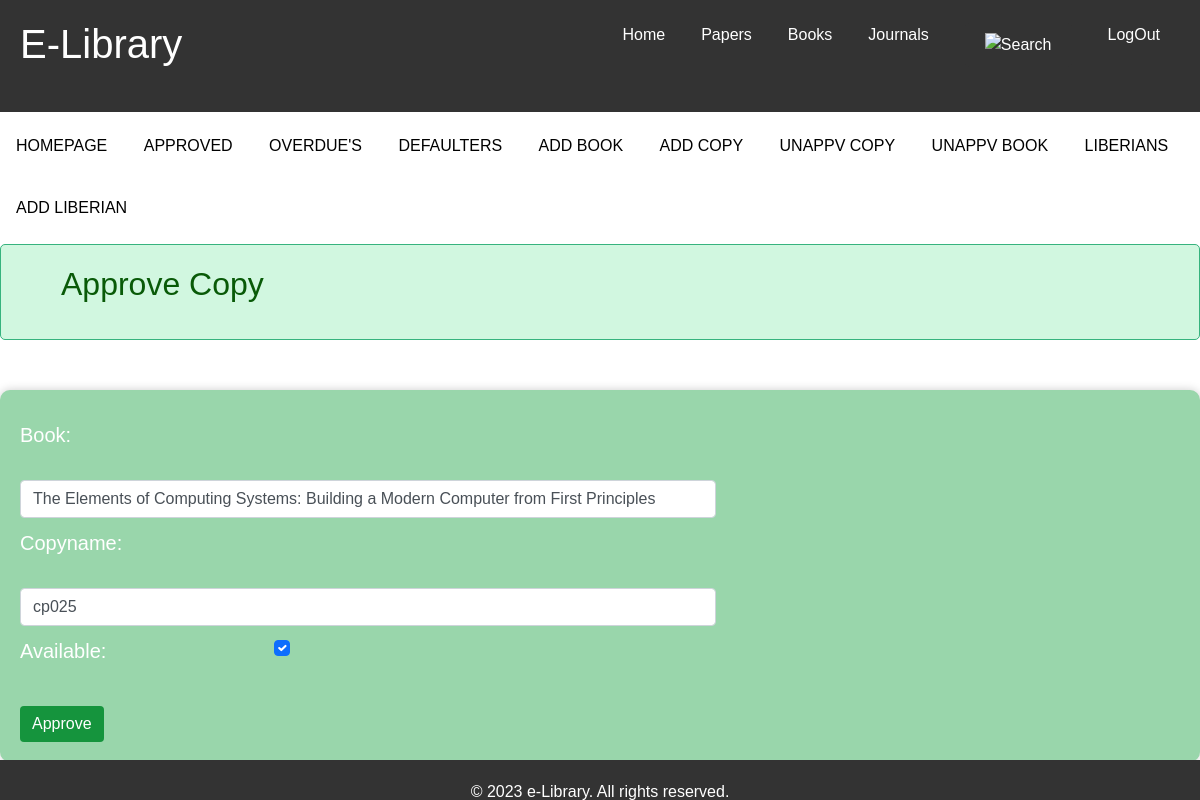
Before: /approvecopy/25 (signed in) with the older database file.
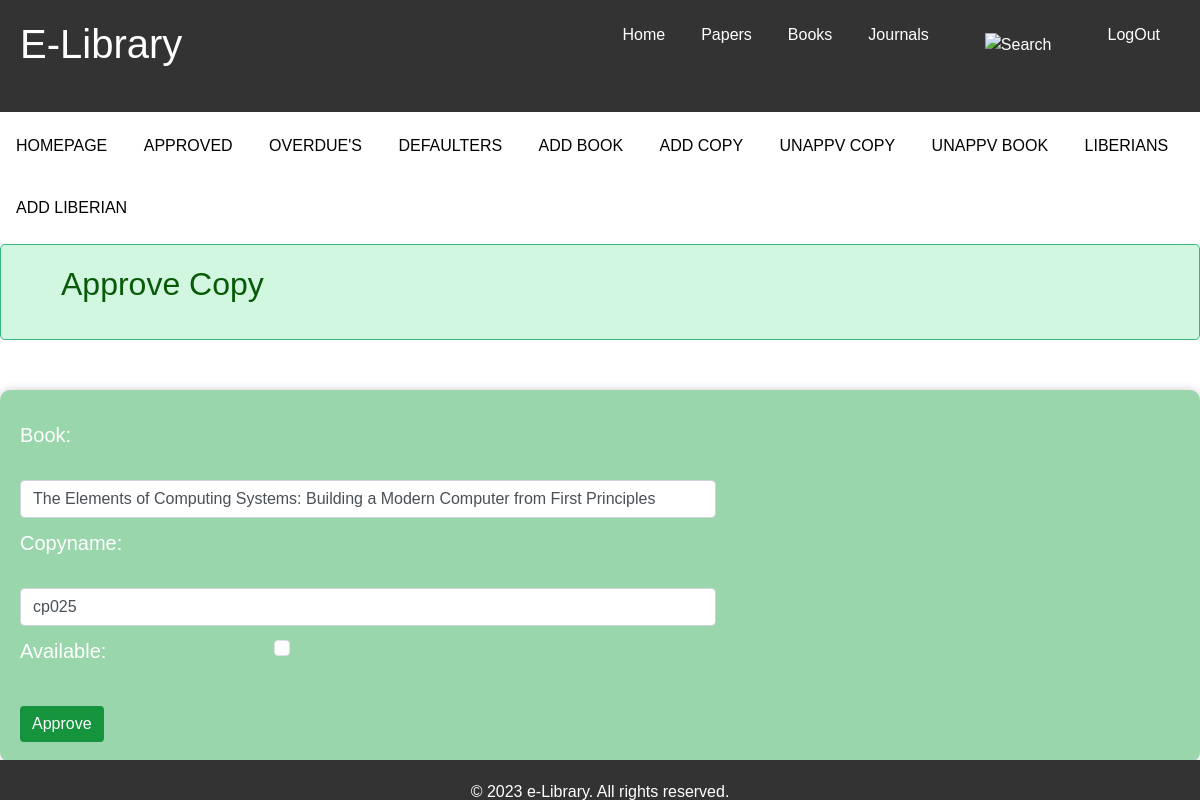
After: the same page with the newer database file.
### libraryhelper/models.py (models this page shows, shortened)
class Copy(models.Model):
    book = models.ForeignKey(Book, on_delete=models.CASCADE)
    copyname = models.CharField(max_length=100,unique=True)
    available = models.BooleanField(default=False,null=False)
    approve = models.BooleanField(default=False)

### libraryhelper/views.py (the view, shortened to what this page needs)
# urls.py: path('approvecopy/<int:copy_pk>', views.approvecopy, name="approvecopy"),
@login_required
def approvecopy(request,copy_pk):
    booki = get_object_or_404(Copy, pk=copy_pk)
    if request.method == "GET":
        form = CopyForm(instance=booki)
        return render(request, 'libraryhelper/approvecopy.html',{'form':form})

### libraryhelper/forms.py
class CopyForm(ModelForm):
    class Meta:
        model = Copy
        fields = ['book','copyname','available']
        widgets = {
            'book': forms.Select(attrs={'class': 'form-control', 'placeholder': 'Enter book title'}),
            'copyname': forms.TextInput(attrs={'class': 'form-control', 'placeholder': 'Enter copy name'}),
            'available': forms.CheckboxInput(attrs={'class': 'form-check-input'}),
        }

### libraryhelper/models.py (called while the page is built)
    def __str__(self):
        return (self.booktitle)

### libraryhelper/templates/libraryhelper/approvecopy.html (shortened to what this page needs)
{% extends "libraryhelper/home.html" %}
{% load static %}
{% block customcss %}
<link rel="stylesheet" type="text/css" href="{% static 'CSS/homepage.css' %}">
<link rel="stylesheet" type="text/css" href="{% static 'CSS/approvecopy.css' %}">
{% endblock %}
{% block slider %}
<nav class="home">
    <ul class="homeul">
        <li class="homeli"><a href="{% url 'home' %}">HOMEPAGE</a></li>
        <li class="homeli"><a href="{% url 'approve' %}">APPROVED</a></li>
        <li class="homeli"><a href="{% url 'overdue' %}">OVERDUE'S</a></li>
        <li class="homeli"><a href="{% url 'defaulters' %}">DEFAULTERS</a></li>
        <li class="homeli"><a href="{% url 'addbook' %}">ADD BOOK</a></li>
        <li class="homeli"><a href="{% url 'addcopy' %}">ADD COPY</a></li>
        <li class="homeli"><a href="{% url 'approvecopylist' %}">UNAPPV COPY</a></li>
        <li class="homeli"><a href="{% url 'approvebooklist' %}">UNAPPV BOOK</a></li>
        <li class="homeli"><a href="{% url 'liberianlist' %}">LIBERIANS</a></li>
        <li class="homeli"><a href="{% url 'addliberian' %}">ADD LIBERIAN</a></li>
    </ul>
</nav>
<div class="alert">
    <h2>Approve Copy</h2>
</div>
<form method="POST">
    {{form.as_p}}
    <button type="submit" name="approve">Approve</button>
</form>
{% endblock %}

Changed rows visible on the page:
no longer on this page (row edited): Copy: book "The Elements of Computing Systems: Building a Modern Computer from First Principles", copyname "cp025", available "☑"
Other visible differences:
form field book: (not shown) → "The Elements of Computing Systems: Building a Modern Computer from First Principles"
form field copyname: (not shown) → "cp025"
form field available: (not shown) → "☐"
